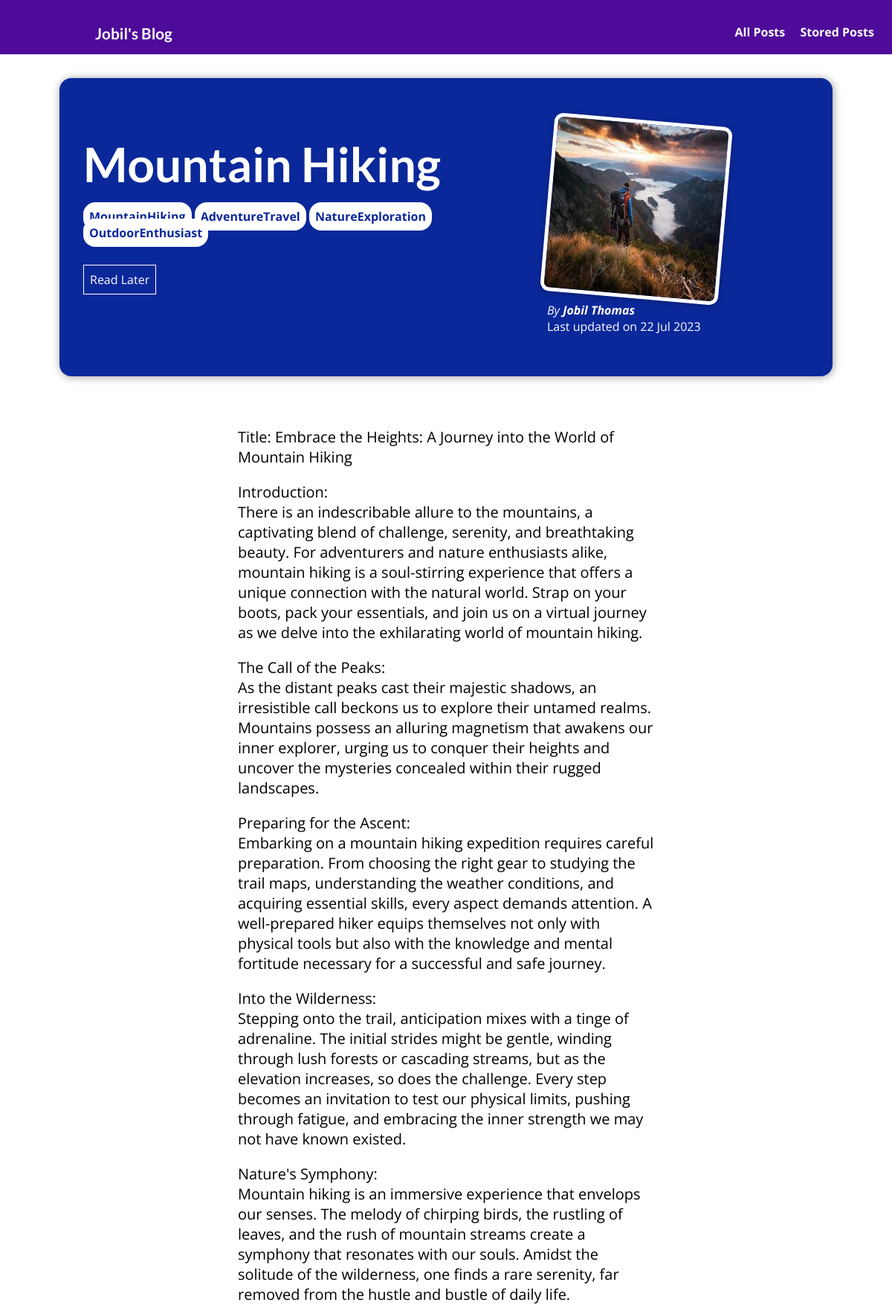
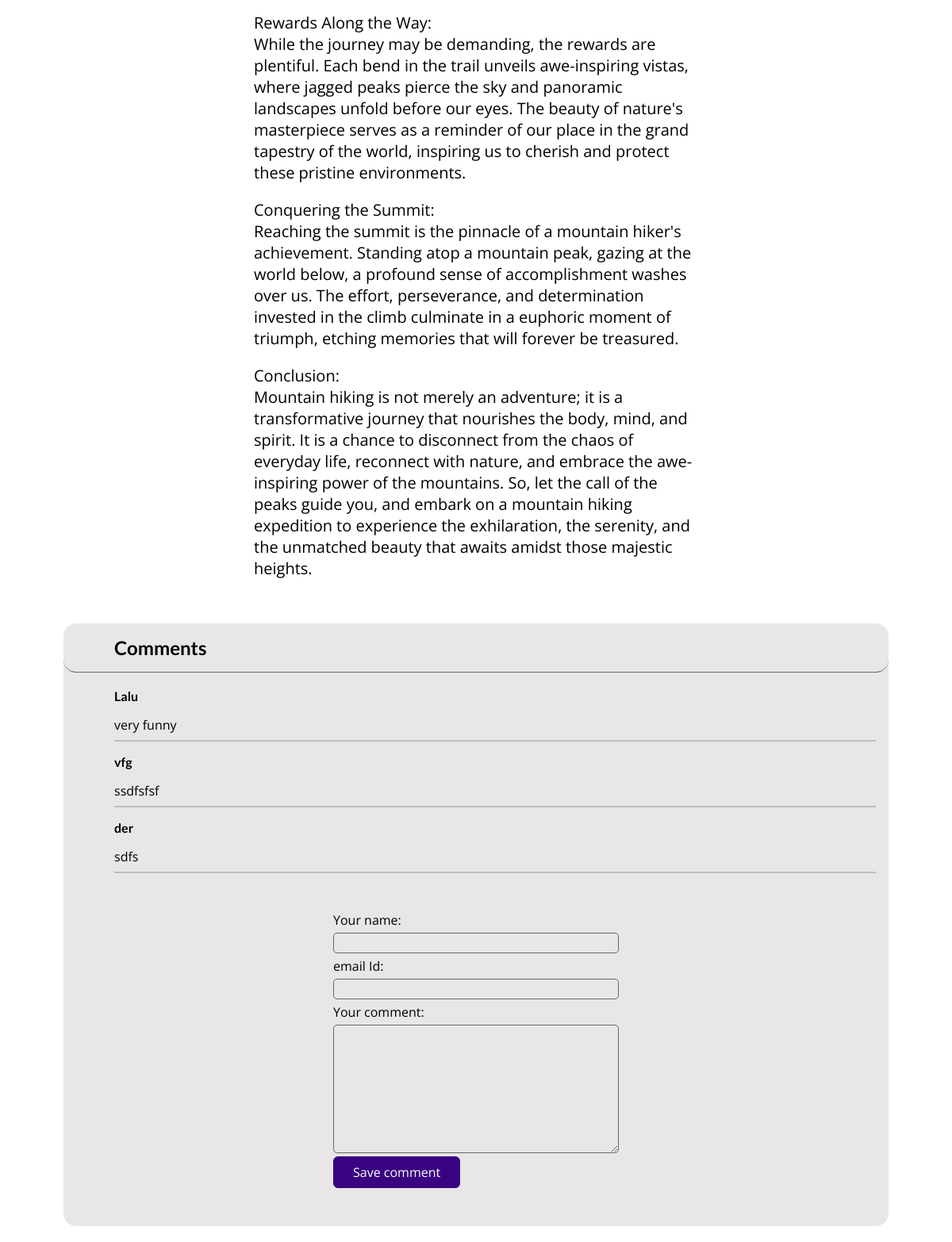
The app's page /posts/mountain-hiking with its own data (2 pictures, top to bottom).
### blog/models.py (models this page shows, shortened)
class Post(models.Model):
    title = models.CharField(max_length=50)
    date = models.DateField(auto_now=True)
    image = models.ImageField(upload_to="post_images/")
    author = models.ForeignKey(Author, on_delete=models.CASCADE, null=True, related_name="posts")
    excerpt = models.CharField(max_length=400)
    content = models.TextField()
    slug = models.SlugField(default="", null=False, db_index=True)
    tags = models.ManyToManyField(Tag)

class Tag(models.Model):
    name = models.CharField(max_length=30)

class Author(models.Model):
    first_name = models.CharField(max_length=100)
    last_name = models.CharField(max_length=100)
    def full_name(self):
        return f"{self.first_name} {self.last_name}"
    def __str__(self):
        return self.full_name()

class Comment(models.Model):
    user_name = models.CharField(max_length=100)
    email = models.EmailField(max_length=100)
    comment = models.TextField(max_length=300)
    post = models.ForeignKey(Post, on_delete=models.CASCADE, related_name="comments")

### blog/views.py (the view, shortened to what this page needs)
# urls.py: path("posts/<slug:slug>", views.postDetailView.as_view(), name="post-detail-page")
class postDetailView(View):
     def is_stored_post(self, request, post_id):
          stored_posts = request.session.get("stored_posts")
          if stored_posts is not None:
               is_saved_for_later = post_id in stored_posts
          else:
               is_saved_for_later = False
          return is_saved_for_later
     def get(self, request, slug):
          post = Post.objects.get(slug=slug)
          form = commentForm()
          return render(request, "blog/post_detail.html", {
               "post": post,
               "form": form,
               "comments": post.comments.all().order_by("-id"),
               "saved_for_later": self.is_stored_post(request, post.id)
          })

### blog/forms.py
class commentForm(forms.ModelForm):
    class Meta:
        model = Comment
        exclude = ["post"]
        labels = {
            "user_name": "Your name",
            "email": "email Id",
            "comment": "Your comment"
        }
        error_messages = {
            "user_name": {
                "required": "Your name field should be filled",
                "max_length": "Name is too long"
            },
            "email": {
                "required": "email Id field should be filled",
                "max_length": "email Id is too long"
            },
            "comment": {
                "required": "You haven't written any comment",
                "max_length": "Your comment is too long"
            }
        }

### blog/templates/blog/post_detail.html (shortened to what this page needs)
{% extends 'blog/base.html' %}
{% load static %}
{% block css_files %}
<link rel="stylesheet" href="{% static "blog/post_detail.css" %}"/>
{% endblock css_files %}
{% block contents %}
<section id="post-header">
    <div id="post-header-left">
        <h2>{{post.title | title}}</h2>
        <div id="tag-div">
            {% for tag in post.tags.all %}
              <span class="tag">{{ tag.name }}</span>
            {% endfor %}
        </div>
        <form action="{% url "read-later" %}" method="POST" id="read-later">
            <button>
                {% if saved_for_later %}
                Remove from "Read Later"
                {% else %}
                Read Later
                {% endif %}
            </button>
        </form>
    </div>
    <div id="post-header-right">
        <img src="{{ post.image.url }}" alt="{{ post.title }}">
        <address>By <a href="mailto:{{ post.author.email_address }}">{{ post.author }}</a></address>
     <div id="time">Last updated on <time>{{ post.date|date:"d M Y" }}</time></div>
    </div>
</section>
<main id="post-content">
    <p>{{post.content | linebreaks}}</p>
</main>
<section id="comment-section">
    <h1>Comments</h1>
    <ul id="comment-box">
    {% for comment in comments  %}
    <li>
        <h2>{{ comment.user_name}}</h2>
        <p>{{ comment.comment }}</p>
    </li>
    {% endfor %}
    </ul>
    <form action="{% url "post-detail-page" post.slug %}" method="POST" id="form-control">
        {% for field in form %}
            <div class="form-field">
                {{field.label_tag}}
                {{field}}
            </div>
        {% endfor %}
        <button>Save comment</button>
    </form>
</section>
{% endblock contents %}

### blog/templates/blog/base.html (shortened to what this page needs)
{% load static %}
<!DOCTYPE html>
<html lang="en">
<head>
    <link rel="stylesheet" href="{% static "blog/style.css" %}"/>
    {% block css_files %}{% endblock css_files %}
</head>
<body>
    <header id="main-navigation">
        <h1><a href="{% url "starting-page" %}">Jobil's Blog</a></h1>
        <nav>
            <a href="{% url "posts-page" %}">All Posts</a>
            <a href="{% url "read-later" %}">Stored Posts</a>
        </nav>
    </header>
    {% block contents %}{% endblock contents %}
</body>
</html>

### blog/static/blog/style.css (style rules this page uses)
* { box-sizing: border-box; }
html { font-family: 'Open Sans', 'Lato', sans-serif; }
body { margin: 0; }
h1, h2, h3 { font-family: 'Lato', sans-serif; font-weight: bold; }
#main-navigation { background-color: rgb(78, 11, 154); display: flex; }
#main-navigation h1 { text-align: center; color: rgb(254, 254, 254); padding-top: 2rem; padding-bottom: 1rem; font-size: 1.3rem; margin-top: 0; margin-bottom: 0; padding-left: 7rem; }
#main-navigation nav { text-align: right; padding-top: 2rem; width: 60%; margin-left: 14rem; }
#main-navigation a { text-decoration: none; color: rgb(254, 254, 254); font-weight: bold; margin-left: 1rem; }
#post-content { padding: 10rem; }
#form-control { padding: 10rem; }

### blog/static/blog/post_detail.css (style rules this page uses)
#post-header { display: flex; background-color: rgb(11, 40, 154); margin: 2rem 5rem; border-radius: 1rem; box-shadow: 1px 1px 12px rgba(0, 0, 0, 0.4); padding: 1.5rem 2rem; color: white; }
#post-header-right { margin-inline-start: auto; padding: 2rem 7rem; }
#post-header-right img { width: 15rem; height: 15rem; border: 5px solid white; border-radius: 12px; transform: rotateZ(5deg); box-shadow: 0 2px 8px rgba(0, 0, 0, 0.25); }
#post-header-right a { color: white; text-decoration: none; font-weight: bold; }
#post-header-left h2 { font-size: 4rem; }
#tag-div { margin-top: -2rem; }
.tag { padding: 0.5rem; color: rgb(11, 40, 154); background-color: white; border-radius: 1rem; font-weight: bold; }
#read-later { margin-top: 2rem; }
#read-later button { background-color: transparent; border: 1px solid white; padding: 0.5rem 0.5rem; font: inherit; color: white; cursor: pointer; }
#post-content { padding: 1rem 20rem; font-size: 1.25rem; }
#comment-section { background-color: rgb(232, 230, 230); border-radius: 1rem; margin: 0rem 5rem; }
#comment-section h1 { padding: 1rem 4rem; border-bottom: 1px solid rgb(104, 103, 103); border-radius: 1rem; }
#comment-box { list-style: none; padding: 0rem 1rem 0rem 4rem; }
#comment-box h2 { font-size: 1rem; }
#comment-box p { padding-bottom: 0.5rem; border-bottom: 2px solid rgb(191, 189, 189); }
#form-control { margin: auto; width: 50%; padding: 2rem 5rem 3rem 5rem; }
.form-field { display: grid; }
.form-field input, .form-field textarea { background-color: transparent; border: 1px solid rgb(104, 103, 103); border-radius: 0.3rem; padding: 0.3rem 0.5rem; margin: 0.3rem 0rem; }
#form-control button { font: inherit; background-color: #390281; color: white; border: 1px solid #390281; padding: 0.5rem 1.5rem; border-radius: 6px; cursor: pointer; }

### records on screen
Post: title "Mountain Hiking", image (picture), author "Jobil Thomas", date "22 Jul 2023", content "Title: Embrace the Heights: A Journey into the World of Mountain Hiking Introduction: There is an indescribable allure to the mountains, a captivating blend of challenge, serenity, and breathtaking beauty. For adventurers and nature enthusiasts alike, mountain hiking is a soul-stirring experience that offers a unique connection with the natural world. Strap on your boots, pack your essentials, and join us on a virtual journey as we delve into the exhilarating world of mountain hiking. The Call of the Peaks: As the distant peaks cast their majestic shadows, an irresistible call beckons us to explore their untamed realms. Mountains possess an alluring magnetism that awakens our inner…"
Tag: name "MountainHiking"
Tag: name "AdventureTravel"
Tag: name "NatureExploration"
Tag: name "OutdoorEnthusiast"
Comment: user_name "Lalu", comment "very funny"
Comment: user_name "vfg", comment "ssdfsfsf"
Comment: user_name "der", comment "sdfs"

### other values on screen
{{ field.label_tag }} "Your name:" "email Id:" "Your comment:"
